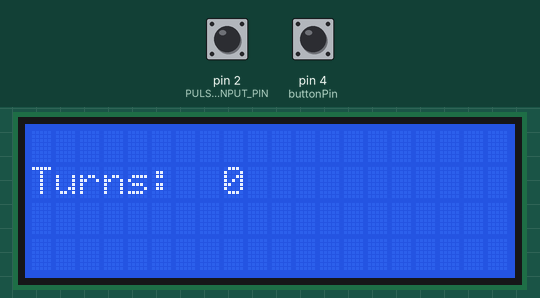
The sketch below on a simulated Arduino Uno, built with avr-gcc and run on an emulated ATmega328P. On the bench: 20×4 character LCD. The test bench sets the inputs (shaded band); at power-on: pin 2 (PULSE_INPUT_PIN) LOW, pin 4 (buttonPin) HIGH.

Above: at 1.2 s.
1.3 s: pin 2 (PULSE_INPUT_PIN) pulled HIGH for 0.25 s
At 1.57 s:
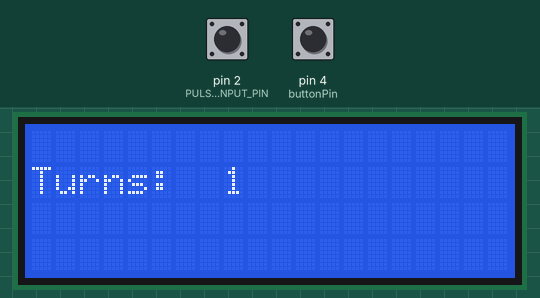
3.1 s: pin 2 (PULSE_INPUT_PIN) pulled HIGH for 1 s
At 4.6 s:
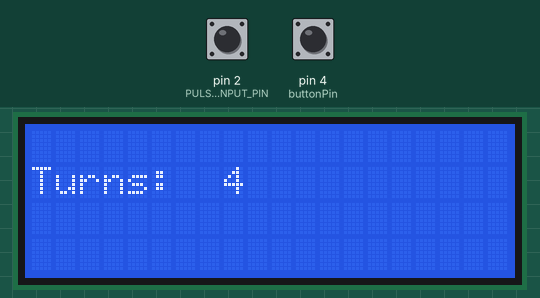
Timing chart, 0 to 6.1 s (numbered marks = the images above; inputs shaded):
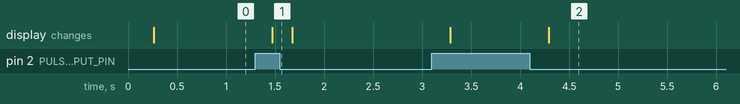

Measured:
- after the input at 1.3 s, the display: changes after 0.17 s (image 1)
- after the input at 3.1 s, the display: first changes after 0.19 s (image 2 shows a later state)

The sketch:

turns_counter.ino
```cpp
#include <LiquidCrystal.h>

#define LCD_D7 A0
#define LCD_D6 A1
#define LCD_D5 A2
#define LCD_D4 A3
#define LCD_EN 12
#define LCD_RS 11

// the push button on the encoder
#define buttonPin 4
#define PULSE_INPUT_PIN 2

#define LCD_COLS 20
#define LCD_ROWS 4


int buttonState;             // the current reading from the input pin
int lastButtonState = LOW;   // the previous reading from the input pin
// the following variables are unsigned long's because the time, measured in miliseconds,
// will quickly become a bigger number than can be stored in an int.
unsigned long lastDebounceTime = 0;  // the last time the output pin was toggled
unsigned long debounceDelay = 50;    // the debounce time; increase if the output flickers

// initialize the lcd library with the numbers of the interface pins
LiquidCrystal lcd(LCD_RS, LCD_EN, LCD_D4, LCD_D5, LCD_D6, LCD_D7);

volatile unsigned long count = 0;

void updateCount() {
  static unsigned long last_interrupt_time = 0;
  unsigned long interrupt_time = millis();
  // Only update count if it has been longer than 10mS
  if(interrupt_time - last_interrupt_time > 20)
  {
    count++;
  }
  last_interrupt_time = interrupt_time;
}

void setup() {
  lcd.begin(LCD_COLS, LCD_ROWS);
  pinMode(buttonPin, INPUT);
  digitalWrite(buttonPin, HIGH);

  lcd.setCursor(0,1);
  lcd.print("Turns: ");

  // setup interupt for encoder
  attachInterrupt(0, updateCount, CHANGE);
}

void loop() {
  // read the state of the switch into a local variable:
  int reading = digitalRead(buttonPin);

  // check to see if you just pressed the button
  // (i.e. the input went from LOW to HIGH),  and you've waited
  // long enough since the last press to ignore any noise:

  // If the switch changed, due to noise or pressing:
  if (reading != lastButtonState) {
    // reset the debouncing timer
    lastDebounceTime = millis();
  }

  if ((millis() - lastDebounceTime) > debounceDelay) {
    // whatever the reading is at, it's been there for longer
    // than the debounce delay, so take it as the actual current state:

    // if the button state has changed:
    if (reading != buttonState) {
      buttonState = reading;

      // only toggle the LED if the new button state is HIGH
      if (buttonState == LOW) {
        count = 0;
      }
    }
  }

  delay(200);

  // save the reading.  Next time through the loop,
  // it'll be the lastButtonState:
  lastButtonState = reading;

  lcd.setCursor(8, 1);

  lcd.print("       ");
  lcd.setCursor(8, 1);

  lcd.print(count);
}
```
